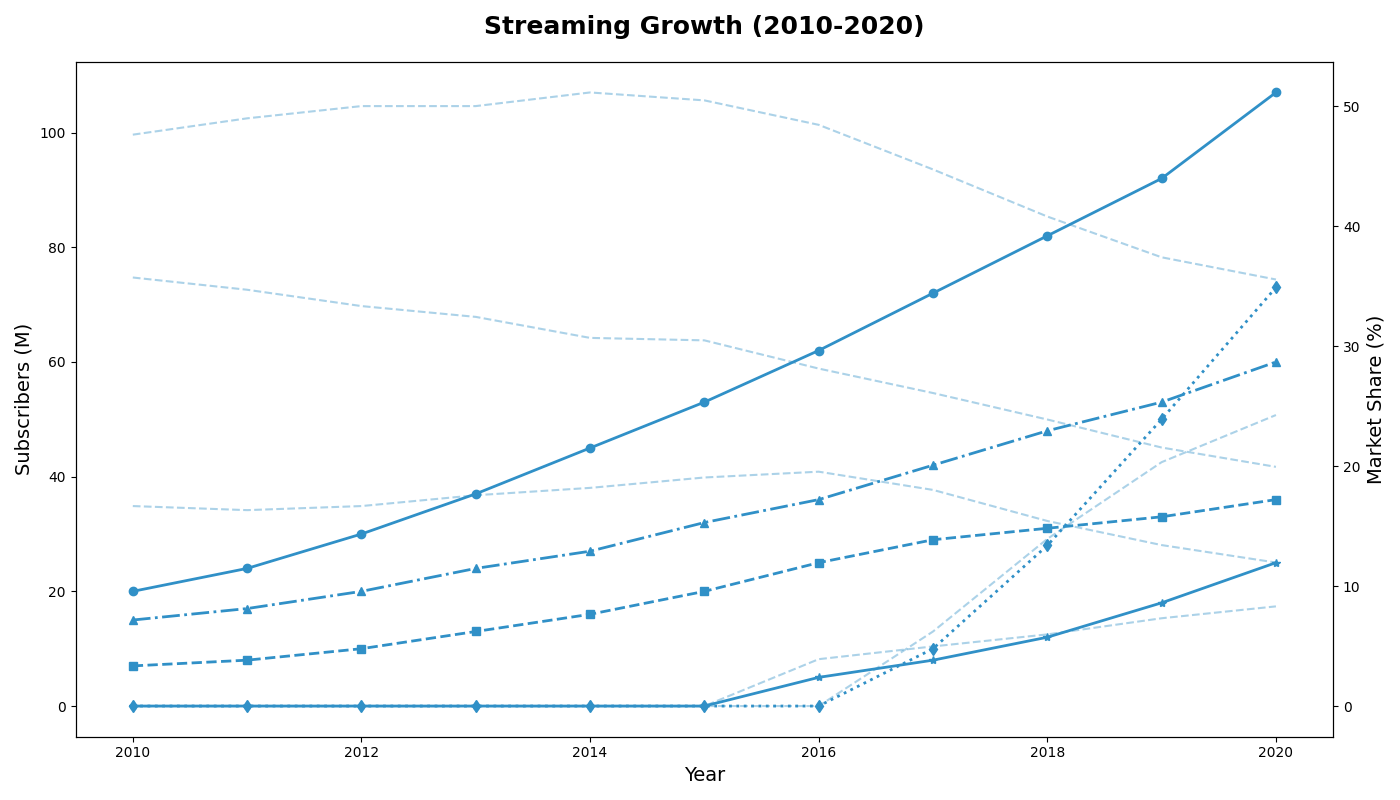

Reproduce this figure in Python.
import matplotlib.pyplot as plt
import numpy as np

years = np.arange(2010, 2021)

netflix_subs = np.array([20, 24, 30, 37, 45, 53, 62, 72, 82, 92, 107])
hulu_subs = np.array([7, 8, 10, 13, 16, 20, 25, 29, 31, 33, 36])
prime_subs = np.array([15, 17, 20, 24, 27, 32, 36, 42, 48, 53, 60])
disney_subs = np.array([0, 0, 0, 0, 0, 0, 0, 10, 28, 50, 73])
apple_tv_subs = np.array([0, 0, 0, 0, 0, 0, 5, 8, 12, 18, 25])

fig, ax1 = plt.subplots(figsize=(14, 8))

single_color = '#3090C7'

ax1.plot(years, netflix_subs, marker='o', color=single_color, linewidth=2, linestyle='-')
ax1.plot(years, hulu_subs, marker='s', color=single_color, linewidth=2, linestyle='--')
ax1.plot(years, prime_subs, marker='^', color=single_color, linewidth=2, linestyle='-.')
ax1.plot(years, disney_subs, marker='d', color=single_color, linewidth=2, linestyle=':')
ax1.plot(years, apple_tv_subs, marker='*', color=single_color, linewidth=2, linestyle='-')

ax1.set_title('Streaming Growth (2010-2020)', fontsize=18, fontweight='bold', pad=20)
ax1.set_xlabel('Year', fontsize=14)
ax1.set_ylabel('Subscribers (M)', fontsize=14)

total_subs = netflix_subs + hulu_subs + prime_subs + disney_subs + apple_tv_subs
market_share_netflix = (netflix_subs / total_subs) * 100
market_share_hulu = (hulu_subs / total_subs) * 100
market_share_prime = (prime_subs / total_subs) * 100
market_share_disney = (disney_subs / total_subs) * 100
market_share_apple_tv = (apple_tv_subs / total_subs) * 100

ax2 = ax1.twinx()
ax2.plot(years, market_share_netflix, color=single_color, linestyle='--', linewidth=1.5, alpha=0.4)
ax2.plot(years, market_share_hulu, color=single_color, linestyle='--', linewidth=1.5, alpha=0.4)
ax2.plot(years, market_share_prime, color=single_color, linestyle='--', linewidth=1.5, alpha=0.4)
ax2.plot(years, market_share_disney, color=single_color, linestyle='--', linewidth=1.5, alpha=0.4)
ax2.plot(years, market_share_apple_tv, color=single_color, linestyle='--', linewidth=1.5, alpha=0.4)
ax2.set_ylabel('Market Share (%)', fontsize=14)

plt.tight_layout()
plt.show()
